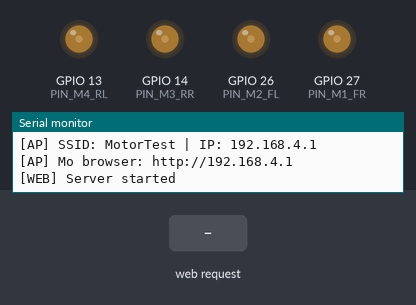
Simulated run of this sketch. Board: ESP32. On the bench: output pins drawn as LEDs (lit = HIGH), the last lines printed to the serial monitor. Inputs (shaded band) come from the test bench.

Above: at 3.0 s.
3.1 s: HTTP request GET /run?m=1 received
At 4.3 s:
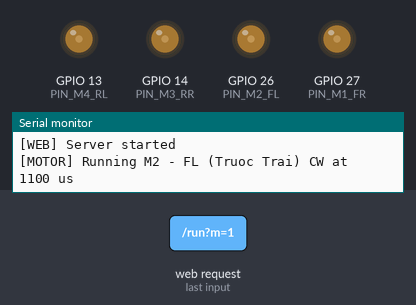
4.6 s: HTTP request GET /run?m=0 received
At 5.7 s:
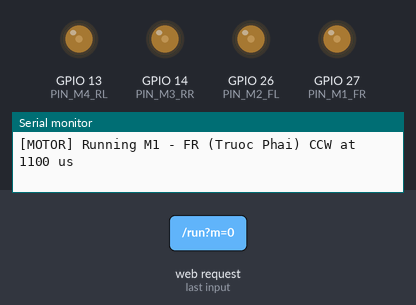
6.1 s: HTTP request GET /stop received
At 7.4 s:
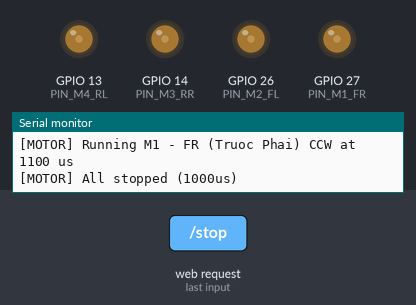
Timing chart, 0 to 9.1 s (numbered marks = the images above; inputs shaded):
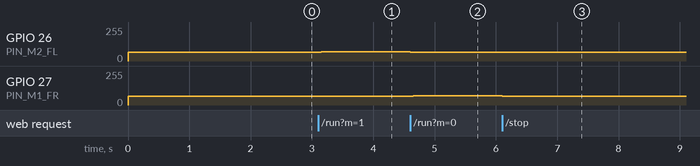

The sketch:

motor_test.ino
```cpp
// ═══════════════════════════════════════════════════════════════
//  MOTOR TEST STANDALONE — V1.0
//  Sketch riêng để test từng motor qua Web UI
//  KHÔNG có PID, KHÔNG có bay — chỉ test phần cứng!
//
//  Board : ESP32 (dùng đúng board giống drone_main)
//  WiFi  : SSID="MotorTest" | Pass="motor1234"
//  Truy cập: http://192.168.4.1
//
//  Motor pins (GIỐNG drone_main):
//    M1 - FR (Trước Phải)  : GPIO 27  (CCW)
//    M2 - FL (Trước Trái)  : GPIO 26  (CW)
//    M3 - RR (Sau Phải)    : GPIO 14  (CW)
//    M4 - RL (Sau Trái)    : GPIO 13  (CCW)
//
//  ⚠️  THAO CANH QUAT TRUOC KHI TEST!
// ═══════════════════════════════════════════════════════════════
#include <WiFi.h>
#include <WebServer.h>

// ── WiFi AP ──────────────────────────────────────────────────
#define AP_SSID   "MotorTest"
#define AP_PASS   "motor1234"

// ── Motor Pins ───────────────────────────────────────────────
#define PIN_M1_FR  27   // Front-Right  (CCW)
#define PIN_M2_FL  26   // Front-Left   (CW)
#define PIN_M3_RR  14   // Rear-Right   (CW)
#define PIN_M4_RL  13   // Rear-Left    (CCW)

const int motorPins[4] = { PIN_M1_FR, PIN_M2_FL, PIN_M3_RR, PIN_M4_RL };
const char* motorNames[4] = {
  "M1 - FR (Truoc Phai) CCW",
  "M2 - FL (Truoc Trai) CW",
  "M3 - RR (Sau Phai)   CW",
  "M4 - RL (Sau Trai)   CCW"
};

// ── LEDC (PWM) Config ────────────────────────────────────────
// ESC dùng PWM 50Hz (chu kỳ 20000µs), nhưng ta dùng 250Hz (4000µs)
// vì đây là ESC digital (đồng bộ với drone_main)
#define PWM_FREQ_HZ   250
#define PWM_BITS      12        // 12-bit = 0..4095
#define PWM_PERIOD_US 4000      // 1/250Hz = 4000µs

// Pulse limits (an toàn tuyệt đối — không đủ lực bay)
#define PULSE_OFF     1000      // Motor tắt (ESC armed idle)
#define PULSE_MIN     1070      // Motor vừa bắt đầu quay
#define PULSE_MAX     1250      // Tối đa cho test (< 30% power, không đủ lực nâng)
#define PULSE_DEFAULT 1100      // Mặc định khi bắt đầu test

// ── State ────────────────────────────────────────────────────
int  activeMotor  = -1;         // -1 = tắt tất cả, 0-3 = motor đang chạy
int  testPulse    = PULSE_DEFAULT;
unsigned long motorStartMs = 0;
#define AUTO_STOP_MS 15000      // Tự dừng sau 15 giây

WebServer server(80);

// ── Helpers ──────────────────────────────────────────────────
uint32_t pulseToDuty(int pulse_us) {
  return (uint32_t)((pulse_us * 4095UL) / PWM_PERIOD_US);
}

void stopAllMotors() {
  for (int i = 0; i < 4; i++) {
    ledcWrite(motorPins[i], pulseToDuty(PULSE_OFF));
  }
  activeMotor = -1;
  Serial.println("[MOTOR] All stopped (1000us)");
}

void runMotor(int idx, int pulse) {
  if (idx < 0 || idx > 3) return;
  pulse = constrain(pulse, PULSE_MIN, PULSE_MAX);

  // Dừng tất cả trước
  for (int i = 0; i < 4; i++) {
    ledcWrite(motorPins[i], pulseToDuty(PULSE_OFF));
  }
  delay(50);

  // Chạy motor được chọn
  ledcWrite(motorPins[idx], pulseToDuty(pulse));
  activeMotor   = idx;
  testPulse     = pulse;
  motorStartMs  = millis();

  Serial.printf("[MOTOR] Running %s at %d us\n", motorNames[idx], pulse);
}

// ── Web Handlers ─────────────────────────────────────────────
void handleRoot() {
  server.send(200, "text/html", R"HTML(<!DOCTYPE html>
<html lang="vi"><head><meta charset="UTF-8">
<meta name="viewport" content="width=device-width,initial-scale=1">
<title>Motor Test - Drone</title>
<style>
*{box-sizing:border-box;margin:0;padding:0}
body{background:#060a10;color:#c8d8e8;font-family:'Segoe UI',sans-serif;padding:16px;max-width:440px;margin:0 auto}
h1{text-align:center;padding:18px 0 4px;font-size:1.5rem;font-weight:800;background:linear-gradient(90deg,#00d2ff,#a855f7);-webkit-background-clip:text;-webkit-text-fill-color:transparent}
.sub{text-align:center;font-size:.75rem;color:#405060;margin-bottom:16px}
.warn{background:#200800;border:1px solid #ff4400;border-radius:10px;padding:12px 14px;font-size:.8rem;color:#ff7744;margin-bottom:16px;line-height:1.6;text-align:center;font-weight:700}
.status-bar{background:#091520;border:1px solid #1a3050;border-radius:10px;padding:10px 14px;margin-bottom:16px;display:flex;align-items:center;gap:10px;font-size:.8rem}
.dot{width:11px;height:11px;border-radius:50%;flex-shrink:0;transition:all .3s}
.dot-off{background:#1a1a1a}
.dot-on{background:#00ff88;box-shadow:0 0 10px #00ff8888}
.dot-warn{background:#ff8800;box-shadow:0 0 10px #ff880088}
.card{background:#0d1825;border:1px solid #1a3050;border-radius:12px;padding:18px;margin-bottom:16px}
.card h2{font-size:.95rem;font-weight:700;color:#80b0d0;margin-bottom:16px;display:flex;align-items:center;gap:8px}
/* Drone layout grid */
.drone-wrap{position:relative;width:260px;height:260px;margin:0 auto 16px}
.drone-body{position:absolute;top:50%;left:50%;transform:translate(-50%,-50%);width:80px;height:80px;background:#0d1825;border:2px solid #1a3050;border-radius:16px;display:flex;flex-direction:column;align-items:center;justify-content:center;font-size:.62rem;color:#405060;text-align:center;line-height:1.4}
.drone-arrow{position:absolute;top:6px;left:50%;transform:translateX(-50%);color:#00d2ff;font-size:1.2rem}
.mbtn{position:absolute;width:100px;height:90px;border-radius:14px;border:2px solid #1a4060;background:#081525;color:#44aaff;font-weight:700;font-size:.85rem;cursor:pointer;transition:all .2s;display:flex;flex-direction:column;align-items:center;justify-content:center;gap:4px;line-height:1.3}
.mbtn:active{transform:scale(.93)}
.mbtn.active{border-color:#00d2ff;background:#001c35;box-shadow:0 0 20px #00d2ff55;color:#00eeff}
.mbtn .spin{font-size:.65rem;font-weight:400;color:#608090;margin-top:2px}
.mbtn .dir-badge{font-size:.6rem;padding:2px 6px;border-radius:4px;margin-top:3px}
.ccw{background:#0a2a1a;color:#00cc66;border:1px solid #00aa44}
.cw{background:#1a1a2a;color:#8888ff;border:1px solid #6666ee}
/* positions */
#mb0{top:8px;right:8px}
#mb1{top:8px;left:8px}
#mb2{bottom:8px;right:8px}
#mb3{bottom:8px;left:8px}
/* Pulse slider */
.pulse-section{display:flex;align-items:center;gap:12px}
.pulse-lbl{font-size:.75rem;color:#608080;min-width:45px}
.pulse-num{font-size:1.3rem;font-weight:800;color:#00d2ff;min-width:65px;text-align:right}
input[type=range]{flex:1;accent-color:#00d2ff;cursor:pointer}
/* Running status */
#run-info{margin-top:14px;padding:10px 14px;background:#0a1200;border:1px solid #225500;border-radius:8px;font-size:.8rem;color:#88dd44;text-align:center;min-height:36px;line-height:1.5;display:none}
#run-info.active{display:block}
/* Stop btn */
.btn-stop{width:100%;padding:15px;margin-top:6px;background:linear-gradient(135deg,#6b0000,#bb0000);border:none;border-radius:12px;color:#fff;font-size:1.05rem;font-weight:700;cursor:pointer;letter-spacing:.5px;transition:opacity .15s}
.btn-stop:hover{opacity:.85}
.btn-stop:active{transform:scale(.97)}
/* Timer bar */
.timer-wrap{height:4px;background:#0a1000;border-radius:2px;margin-top:10px;overflow:hidden;display:none}
.timer-wrap.active{display:block}
.timer-bar{height:100%;background:linear-gradient(90deg,#00d2ff,#a855f7);width:100%;transition:width .5s linear;border-radius:2px}
/* Pos labels */
.pos-lbl{position:absolute;font-size:.6rem;color:#506070;font-weight:600}
#lbl-fl{top:102px;left:0;text-align:center}
#lbl-fr{top:102px;right:0;text-align:center}
#lbl-rl{bottom:102px;left:0;text-align:center}
#lbl-rr{bottom:102px;right:0;text-align:center}
.log-box{background:#040810;border:1px solid #0d1a26;border-radius:8px;padding:8px 10px;font-size:.68rem;color:#3a5070;height:100px;overflow-y:auto;font-family:'Courier New',monospace;margin-top:12px}
a.back{display:block;text-align:center;margin:16px 0 8px;color:#304060;font-size:.75rem;text-decoration:none}
a.back:hover{color:#00d2ff}
</style></head><body>
<h1>🧪 Motor Test</h1>
<p class="sub">Nhan dien vi tri tung dong co — Thao canh quat truoc!</p>

<div class="warn">⚠️ THAO CANH QUAT TRUOC KHI CHAY MOTOR!<br>Pulse toi da: 1250µs — Khong du luc bay.</div>

<div class="status-bar">
  <div class="dot dot-on" id="wdot"></div>
  <span id="wtxt">Ket noi WiFi: MotorTest</span>
  &nbsp;&nbsp;
  <div class="dot dot-off" id="mdot"></div>
  <span id="mtxt">Motor: Tat</span>
</div>

<div class="card">
  <h2>📍 Chon Motor</h2>
  <div class="drone-wrap">
    <!-- Position labels -->
    <span class="pos-lbl" id="lbl-fl">TRUOC<br>TRAI</span>
    <span class="pos-lbl" id="lbl-fr">TRUOC<br>PHAI</span>
    <span class="pos-lbl" id="lbl-rl">SAU<br>TRAI</span>
    <span class="pos-lbl" id="lbl-rr">SAU<br>PHAI</span>
    <!-- Motor buttons -->
    <button class="mbtn" id="mb1" onclick="testMotor(1)">
      M2 - FL
      <span class="dir-badge cw">CW ↻</span>
      <span class="spin">Truoc Trai</span>
    </button>
    <button class="mbtn" id="mb0" onclick="testMotor(0)">
      M1 - FR
      <span class="dir-badge ccw">CCW ↺</span>
      <span class="spin">Truoc Phai</span>
    </button>
    <button class="mbtn" id="mb3" onclick="testMotor(3)">
      M4 - RL
      <span class="dir-badge ccw">CCW ↺</span>
      <span class="spin">Sau Trai</span>
    </button>
    <button class="mbtn" id="mb2" onclick="testMotor(2)">
      M3 - RR
      <span class="dir-badge cw">CW ↻</span>
      <span class="spin">Sau Phai</span>
    </button>
    <!-- Body -->
    <div class="drone-body">
      <div class="drone-arrow">▲</div>
      DRONE<br>BODY<br><small style="color:#2a4050">(dau)</small>
    </div>
  </div>

  <div id="run-info">Chua chay motor nao. Bam nut de bat dau.</div>
  <div class="timer-wrap" id="timer-wrap">
    <div class="timer-bar" id="timer-bar"></div>
  </div>
</div>

<div class="card">
  <h2>⚡ Dieu chinh Pulse</h2>
  <div class="pulse-section">
    <span class="pulse-lbl">Pulse</span>
    <input type="range" id="slider" min="1070" max="1250" value="1100" step="5"
           oninput="onSlider(this.value)">
    <span class="pulse-num" id="pnum">1100 µs</span>
  </div>
  <button class="btn-stop" onclick="stopAll()">⏹ DUNG TAT CA MOTOR</button>
</div>

<div class="log-box" id="log">Log...<br></div>
<a class="back" href="#">⚙ Drone Motor Test v1.0</a>

<script>
const AUTO_MS = 15000;
let curMotor = -1, curPulse = 1100;
let timerStart = 0, timerIv = null;
const names = ['M1-FR (Truoc Phai)','M2-FL (Truoc Trai)','M3-RR (Sau Phai)','M4-RL (Sau Trai)'];
const btns  = [0,1,2,3].map(i => document.getElementById('mb'+i));

function addLog(msg) {
  const el = document.getElementById('log');
  const t  = new Date().toLocaleTimeString();
  el.innerHTML = t + ' ' + msg + '<br>' + el.innerHTML;
}

function setMotorDot(on) {
  const d = document.getElementById('mdot');
  const t = document.getElementById('mtxt');
  d.className = on ? 'dot dot-on' : 'dot dot-off';
  t.textContent = on ? 'Motor: DANG CHAY' : 'Motor: Tat';
}

function highlightBtn(idx) {
  btns.forEach((b, i) => {
    b.className = i === idx ? 'mbtn active' : 'mbtn';
  });
}

function startTimer() {
  timerStart = Date.now();
  document.getElementById('timer-wrap').className = 'timer-wrap active';
  document.getElementById('run-info').className = 'active';
  if (timerIv) clearInterval(timerIv);
  timerIv = setInterval(() => {
    const pct = Math.max(0, 100 - (Date.now() - timerStart) * 100 / AUTO_MS);
    document.getElementById('timer-bar').style.width = pct + '%';
    if (pct <= 0) {
      clearInterval(timerIv); timerIv = null;
      handleStopped();
    }
  }, 200);
}

function handleStopped() {
  curMotor = -1;
  highlightBtn(-1);
  setMotorDot(false);
  document.getElementById('timer-wrap').className = 'timer-wrap';
  document.getElementById('run-info').textContent = 'Da dung (het gio). Bam lai de test.';
  addLog('AUTO-STOP sau 15s');
}

function testMotor(idx) {
  curPulse = parseInt(document.getElementById('slider').value);
  fetch('/run?m=' + idx + '&p=' + curPulse)
    .then(r => r.json())
    .then(d => {
      if (d.ok) {
        curMotor = idx;
        highlightBtn(idx);
        setMotorDot(true);
        document.getElementById('run-info').textContent =
          '▶ Dang chay: ' + names[idx] + ' — ' + curPulse + ' µs (15s)';
        startTimer();
        addLog('BAT: ' + names[idx] + ' | ' + curPulse + ' µs');
      } else {
        addLog('LOI: ' + (d.msg || '?'));
      }
    })
    .catch(e => addLog('Loi ket noi: ' + e));
}

function onSlider(v) {
  curPulse = parseInt(v);
  document.getElementById('pnum').textContent = v + ' µs';
  if (curMotor >= 0) testMotor(curMotor); // cap nhat pulse ngay
}

function stopAll() {
  fetch('/stop')
    .then(r => r.json())
    .then(() => {
      if (timerIv) { clearInterval(timerIv); timerIv = null; }
      handleStopped();
      document.getElementById('run-info').textContent = 'Da dung tat ca motor.';
      addLog('STOP tat ca motor');
    })
    .catch(e => addLog('Loi: ' + e));
}
</script>
</body></html>)HTML");
}

void handleRun() {
  if (!server.hasArg("m")) {
    server.send(400, "application/json", "{\"ok\":false,\"msg\":\"missing m\"}");
    return;
  }
  int idx   = server.arg("m").toInt();
  int pulse = server.hasArg("p") ? server.arg("p").toInt() : PULSE_DEFAULT;

  if (idx < 0 || idx > 3) {
    server.send(400, "application/json", "{\"ok\":false,\"msg\":\"invalid motor\"}");
    return;
  }

  runMotor(idx, pulse);

  char buf[80];
  snprintf(buf, sizeof(buf),
    "{\"ok\":true,\"m\":%d,\"pulse\":%d,\"name\":\"%s\"}",
    idx + 1, testPulse, motorNames[idx]);
  server.send(200, "application/json", buf);
}

void handleStop() {
  stopAllMotors();
  server.send(200, "application/json", "{\"ok\":true}");
}

void handleStatus() {
  char buf[120];
  snprintf(buf, sizeof(buf),
    "{\"active\":%d,\"pulse\":%d,\"uptime\":%lu}",
    activeMotor, testPulse, millis() / 1000);
  server.send(200, "application/json", buf);
}

// ── Setup ────────────────────────────────────────────────────
void setup() {
  Serial.begin(115200);
  Serial.println("\n[BOOT] Motor Test Standalone v1.0");
  Serial.println("  ⚠️  THAO CANH QUAT TRUOC KHI TEST!");

  // LEDC init cho 4 motor
  for (int i = 0; i < 4; i++) {
    ledcAttach(motorPins[i], PWM_FREQ_HZ, PWM_BITS);
    ledcWrite(motorPins[i], pulseToDuty(PULSE_OFF));
    Serial.printf("  [LEDC] Pin %d -> 1000us (off)\n", motorPins[i]);
  }

  // Chờ ESC arm (1.5 giây)
  Serial.println("[ESC] Waiting for ESC to arm (1.5s)...");
  delay(1500);
  Serial.println("[ESC] ESC armed OK");

  // WiFi AP
  WiFi.softAP(AP_SSID, AP_PASS, 1);
  delay(300);
  Serial.printf("[AP] SSID: %s | IP: %s\n", AP_SSID,
    WiFi.softAPIP().toString().c_str());
  Serial.printf("[AP] Mo browser: http://%s\n",
    WiFi.softAPIP().toString().c_str());

  // Web routes
  server.on("/",       handleRoot);
  server.on("/run",    handleRun);
  server.on("/stop",   handleStop);
  server.on("/status", handleStatus);
  server.begin();
  Serial.println("[WEB] Server started");
}

// ── Loop ─────────────────────────────────────────────────────
void loop() {
  server.handleClient();

  // Auto-stop sau AUTO_STOP_MS
  if (activeMotor >= 0 && (millis() - motorStartMs > AUTO_STOP_MS)) {
    Serial.printf("[AUTO-STOP] Motor %d stopped after %ds\n",
      activeMotor + 1, AUTO_STOP_MS / 1000);
    stopAllMotors();
  }
}
```

Measured:
- after the input at 3.1 s, GPIO 26 (PIN_M2_FL): 64/255 → 70/255 after 0.05 s
- after the input at 4.6 s, GPIO 26 (PIN_M2_FL): 70/255 → 64/255 at once; GPIO 27 (PIN_M1_FR): 64/255 → 70/255 after 0.05 s
- after the input at 6.1 s, GPIO 27 (PIN_M1_FR): 70/255 → 64/255 at once
